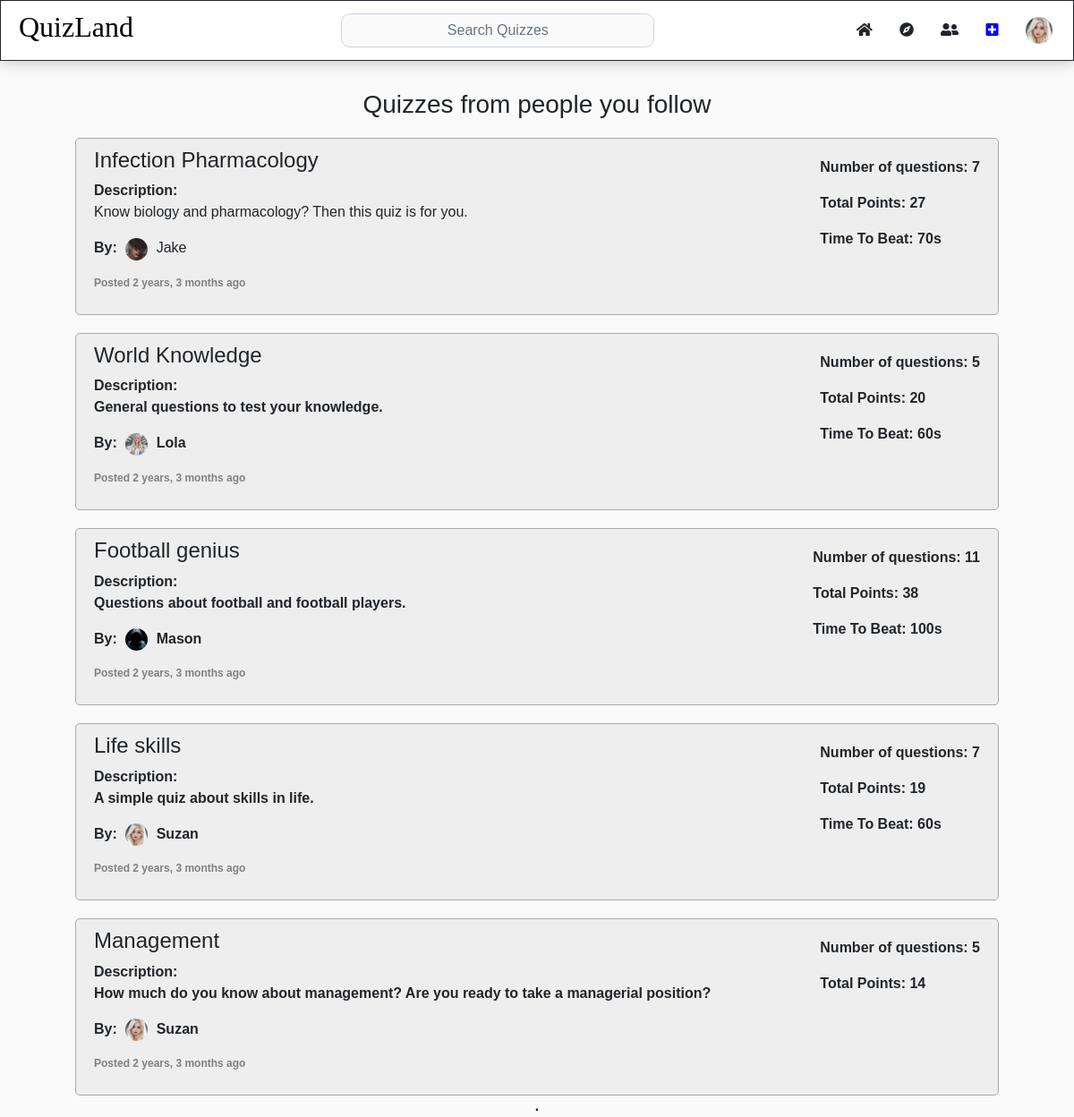
The app's page /followed (signed in) with its own data.
### quiz/models.py (models this page shows, shortened)
class User(AbstractUser):
    ppic = models.ImageField(upload_to='gallery', default="gallery/default.jpg", blank=True)

class quiz(models.Model):
    owner = models.ForeignKey(User, on_delete=models.CASCADE, related_name="quizzes")
    name = models.CharField(max_length=100)
    description = models.TextField(blank=True)
    totalpoints = models.IntegerField(default=0)
    n_ofquestions = models.IntegerField(default=0)
    date = models.DateTimeField(default=timezone.now)
    totaltime = models.IntegerField(default=0)
    def get_date(self):
        return humanize.naturaltime(self.date)

### quiz/views.py (the view)
# urls.py: path("followed", views.followed, name="followed"),
def followed(request):
    thisuser = User.objects.get(username=request.user.username)
    userinfo = profile.objects.get(owner=thisuser)
    followedusers = profile.objects.filter(followers=thisuser)
    allquizzes = quiz.objects.none()
    for followeduser in followedusers:
        allquizzes |= quiz.objects.filter(owner=followeduser.owner)
    latestquizzes = allquizzes.order_by('-date')
    paginatedquizzes = Paginator(latestquizzes, per_page=5)
    page_num = int(request.GET.get("page", 1))
    if page_num > paginatedquizzes.num_pages:
        raise Http404
    quizzes = paginatedquizzes.page(page_num)
    if is_ajax(request):
        return render (request, "explore_quiz.html", {
            "quizzes": quizzes,
        })
    return render (request, "followed.html", {
            "thisuserinfo": userinfo,
            "thisuser": thisuser,
            "quizzes": quizzes,
        })

### quiz/views.py (called while the page is built)
def is_ajax(request):
    return request.META.get("HTTP_X_REQUESTED_WITH") == "XMLHttpRequest"

### quiz/templates/followed.html
{% extends 'layout.html' %}
{% block body %}
<div class="main">
<div class="mrgin">
    <h3>Quizzes from people you follow</h3>
    <div id="explore_followed_quizzes">
        {% include 'explore_quiz.html' with quizzes=quizzes %}
    </div>
</div>
</div>
<div id = "ajaxfolloweddiv">
    <p>.</p>
</div>
{% endblock %}

### quiz/templates/layout.html (shortened to what this page needs)
{% load static %}
<!DOCTYPE html>
<html lang="en">
    <head>
        <link rel="stylesheet" href="{% static 'homestyle.css' %}">
        <link rel="stylesheet" href="{% static 'profile.css' %}">
        <link rel="stylesheet" href="{% static 'transitions.css' %}">
        <link rel="stylesheet" href="https://stackpath.bootstrapcdn.com/bootstrap/4.3.1/css/bootstrap.min.css">
        <link rel="stylesheet" href="https://use.fontawesome.com/releases/v5.13.0/css/all.css">
    </head>
    <body>
        <div class="header" id="quizheader">
            <h2 id="quizzy"><a class = "ref" href="{% url 'home' %}">QuizLand</a></h2>
            <div class="searchdrop">
            <input autocomplete="off" class = "form-control searchbar" type="text" name = "search" id="txtSearch" onkeyup="makeAjaxRequest()"  placeholder="Search Quizzes"/>
            </div>
            <div class="headbuttons">
                <button class="btn" onclick="location.href = '/'"><i class="fa fa-home"></i></button>
                <button class="btn" onclick="location.href = `{% url 'explore' %}`"><i class="fas fa-compass"></i></button>
                {% if user.is_authenticated %}
                <button class="btn" onclick="location.href = `{% url 'followed' %}`"><i class="fas fa-user-friends"></i></button>
                <button class="btn" onclick="location.href = `{% url 'create' %}`"><i class="fas fa-plus-square"></i></button>
                <div class = "accdrop">
                    <button class="btn menubtn" id="profbutton" onclick="showprof()"><img id = "ppic" src="{{ thisuser.ppic.url }}" style="pointer-events: none;"/></button>
                </div>
                {% else %}
                <a href="{% url 'login' %}"><button class="btn">Login</button></a>
                <a href="{% url 'register' %}"><button class="btn">Register</button></a>
                {% endif %}
            </div>
        </div>
        <div id="content">
            {% block body %}
            {% endblock %}
        </div>
    </body>
</html>

### quiz/templates/explore_quiz.html
{% for quiz in quizzes %}
        <div class="quizcontainer_explore" onclick="location.href='quiz/{{ quiz.name }}'">
            <div class="firstcol">
                <h4 class="quizname">{{quiz.name}}</h4>
                {% if quiz.description %}
                    <p class="quizdesc">
                        <b>Description:</b><br>
                        {{quiz.description}}
                    </p>
                {% endif %}
                <p class="quizby"><b>By: </b><img class="quizpic" src="{{ quiz.owner.ppic.url }}"> {{quiz.owner.username}}</p>
                <p class="quizdate"><b>Posted {{quiz.get_date}}</p>
            </div>
            <div class="seccol">
                <p class="quiznumber"><b>Number of questions: </b>{{quiz.n_ofquestions}}</p>
                <p class="quizpoints"><b>Total Points: </b>{{quiz.totalpoints}}</p>
                {% if quiz.totaltime > 0 %}
                    <p class="quizpoints"><b>Time To Beat:  </b> {{quiz.totaltime}}s</p>
                {% endif %}
            </div>
        </div>
{% endfor %}

### quiz/static/homestyle.css (style rules this page uses)
body, html { font-family: 'Gill Sans', 'Gill Sans MT', Calibri, 'Trebuchet MS', sans-serif !important; height: 100%; }
.header { position: fixed; top: 0; left: 0; right: 0; z-index: 2; display:flex; flex-direction: row; justify-content: center; align-items: center; padding: 10px; width: 100%; border-style: solid; border-width: 0.5px; background-color: white; box-shadow: 0px 2px 15px 0px rgba(0,0,0,0.2); }
.ref { text-decoration: none; color:black; }
#quizzy { font-family:cursive; padding-right: 20px; padding-left: 10px; margin-right: auto; float: left; text-align: left; }
.headbuttons { float: right; }
#content { background-color:#fafafa; min-height: 100%; width: 100%; margin: 0 auto; text-align: center; }
#ppic { width:30px; height: 30px; border-radius: 30px; }
.accdrop { position: relative; display: inline-block; }
.searchdrop { position: relative; display: inline-block; margin-right: auto; }
#txtSearch { margin-right: auto; min-width:350px; text-align: left; background-color: #fafafa; border-radius: 10px; }
.fa-plus-square { color:blue }
.main { padding-top: 100px; }
.firstcol { float: left; }
.seccol { float: right; margin-top: 10px; margin-right: 10px; }
.quizcontainer_explore { background-color: rgb(238, 238, 238); margin-top: 20px; margin-left: 7%; margin-right: 7%; border-radius: 5px; padding: 10px; text-align: left; padding-left: 20px; overflow: hidden; border-style: solid; border-width: 1px; border-color: darkgray; }
.quizpic { height: 25px; width: 25px; border-radius: 25px; margin-right: 5px; margin-left: 5px; }
.quizdate { color: gray; font-size: 12px; }
a { text-decoration: none !important; color: darkblue; }

### quiz/static/profile.css (style rules this page uses)
img { object-fit: cover; }

### records on screen
User: ppic (picture)
quiz: name "Infection Pharmacology", description "Know biology and pharmacology? Then this quiz is for you.", owner.ppic (picture), owner.username "Jake", get_date "2 years, 3 months ago", n_ofquestions "7", totalpoints "27", totaltime "70"
quiz: name "World Knowledge", description "General questions to test your knowledge.", owner.ppic (picture), owner.username "Lola", get_date "2 years, 3 months ago", n_ofquestions "5", totalpoints "20", totaltime "60"
quiz: name "Football genius", description "Questions about football and football players.", owner.ppic (picture), owner.username "Mason", get_date "2 years, 3 months ago", n_ofquestions "11", totalpoints "38", totaltime "100"
quiz: name "Life skills", description "A simple quiz about skills in life.", owner.ppic (picture), owner.username "Suzan", get_date "2 years, 3 months ago", n_ofquestions "7", totalpoints "19", totaltime "60"
quiz: name "Management", description "How much do you know about management? Are you ready to take a managerial position?", owner.ppic (picture), owner.username "Suzan", get_date "2 years, 3 months ago", n_ofquestions "5", totalpoints "14"
